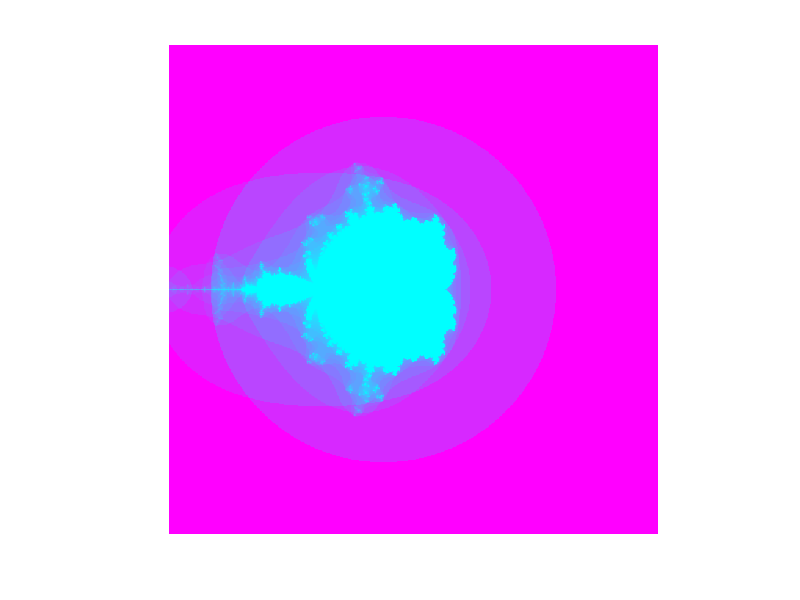

The MATLAB source for this figure:
Z=0.5;
N=-2:0.005:2;
[Re,Im]=meshgrid(N);
C=Re+Im*1j;
J=0;
for n=1:30
    Z=Z.^2+C;
    t=abs(Z) .* abs(Z)<=2;
    J=J+1/(n+1)*exp(-t.^2);
end
imagesc(J);
colormap("cool");
axis equal
axis off